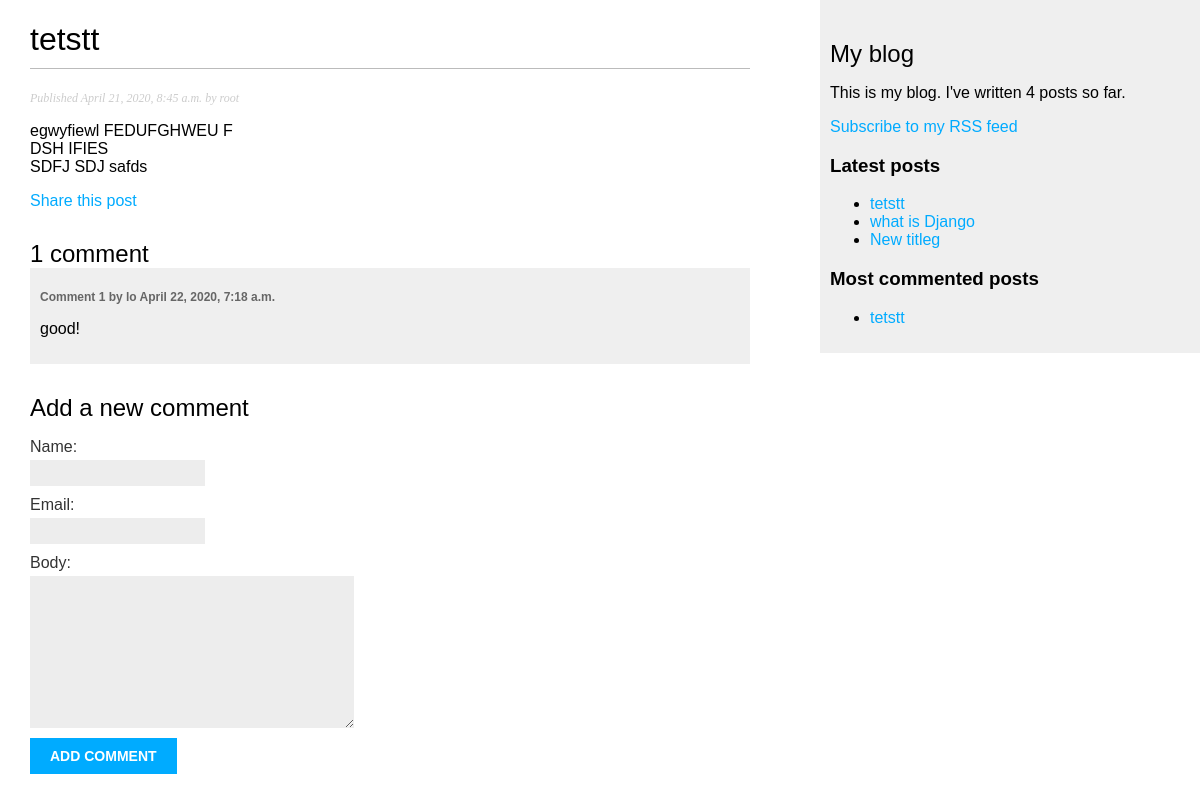
Screenshot of /blog/2020/4/21/tetstt/ with the database file from the repository.
### blog/models.py (models this page shows, shortened)
class Post(models.Model):
    STATUS_CHOICES = (
        ('draft', 'Draft'),
        ('published', 'Published'),
    )
    title = models.CharField(max_length=250)
    slug = models.SlugField(max_length=250,
                            unique_for_date='publish')
    author = models.ForeignKey(User,
                               on_delete=models.CASCADE,
                               related_name='blog_posts')
    body = models.TextField()
    publish = models.DateTimeField(default=timezone.now)
    created = models.DateTimeField(auto_now_add=True)
    updated = models.DateTimeField(auto_now=True)
    status = models.CharField(max_length=10,
                              choices=STATUS_CHOICES,
                              default='draft')
    objects = models.Manager()      # The default manager.
    published = PublishedManager()  # Our custom manager.
    tags = TaggableManager()
    class Meta:
        ordering = ('-publish',)
    def get_absolute_url(self):
        return reverse('blog:post_detail',
                       args=[self.publish.year,
                             self.publish.month,
                             self.publish.day,
                             self.slug])

class Comment(models.Model):
    post = models.ForeignKey(Post,
                             on_delete=models.CASCADE,
                             related_name='comments')
    name = models.CharField(max_length=80)
    email = models.EmailField()
    body = models.TextField()
    created = models.DateTimeField(auto_now_add=True)
    updated = models.DateTimeField(auto_now=True)
    active = models.BooleanField(default=True)
    class Meta:
        ordering = ('created',)

### blog/views.py (the view)
# urls.py: path('<int:year>/<int:month>/<int:day>/<slug:post>/', views.post_detail, name='post_detail'),
def post_detail(request, year, month, day, post):
    post = get_object_or_404(Post, slug=post,
                                   status='published',
                                   publish__year=year,
                                   publish__month=month,
                                   publish__day=day)
    comments = post.comments.filter(active=True)
    new_comment = None
    if request.method == 'POST':
        comment_form = CommentForm(data=request.POST)
        if comment_form.is_valid():
            new_comment = comment_form.save(commit=False)
            new_comment.post = post
            new_comment.save()
    else:
        comment_form = CommentForm()
    return render(request,
                  'blog/post/detail.html',
                  {'post': post,
                   'comments': comments,
                   'new_comment': new_comment,
                   'comment_form': comment_form})

### blog/forms.py
class CommentForm(forms.ModelForm):
    class Meta:
        model = Comment
        fields = ('name', 'email', 'body')

### blog/models.py (called while the page is built)
    def get_queryset(self):
        return super(PublishedManager, self).get_queryset().filter(status='published')

### blog/templatetags/blog_tags.py (called while the page is built)
@register.simple_tag
def total_posts():
    return Post.published.count()

@register.inclusion_tag('blog/post/latest_posts.html')
def show_latest_posts(count=5):
    latest_posts = Post.published.order_by('-publish')[:count]
    return {'latest_posts': latest_posts}

@register.simple_tag
def get_most_commented_posts(count=5):
    return Post.published.annotate(
               total_comments=Count('comments')
           ).order_by('-total_comments')[:count]

### blog/templates/blog/post/detail.html (shortened to what this page needs)
{% extends "blog/base.html" %}
{% block content %}
  <h1>{{ post.title }}</h1>
  <p class="date">
    Published {{ post.publish }} by {{ post.author }}
  </p>
  {{ post.body|linebreaks }}
  <p>
    <a href="{% url "blog:post_share" post.id %}">
      Share this post
    </a>
  </p>
  {% with comments.count as total_comments %}
    <h2>
      {{ total_comments }} comment{{ total_comments|pluralize }}
    </h2>
  {% endwith %}
  {% for comment in comments %}
    <div class="comment">
      <p class="info">
        Comment {{ forloop.counter }} by {{ comment.name }}
        {{ comment.created }}
      </p>
      {{ comment.body|linebreaks }}
     </div>
    {% empty %}
    <p>There are no comments yet.</p>
  {% endfor %}
  {% if new_comment %}
    <h2>Your comment has been added.</h2>
  {% else %}
    <h2>Add a new comment</h2>
    <form action="." method="post">
      {{ comment_form.as_p }}
      <p><input type="submit" value="Add comment"></p>
    </form>
  {% endif %}
{% endblock %}

### blog/templates/blog/base.html (shortened to what this page needs)
{% load blog_tags %}
{% load static %}
<!DOCTYPE html>
<html>
<head>
  <link href="{% static "css/blog.css" %}" rel="stylesheet">
</head>
<body>
  <div id="content">
    {% block content %}
    {% endblock %}
  </div>
  <div id="sidebar">
    <h2>My blog</h2>
    <p>This is my blog. I've written {% total_posts %} posts so far.</p>
    <p><a href="{% url "blog:post_feed" %}">Subscribe to my RSS feed</a></p>
    <h3>Latest posts</h3>
    {% show_latest_posts 3 %}
    <h3>Most commented posts</h3>
    {% get_most_commented_posts 1 as most_commented_posts %}
    <ul>
    {% for post in most_commented_posts %}
      <li>
        <a href="{{ post.get_absolute_url }}">{{ post.title }}</a>
      </li>
    {% endfor %}
    </ul>
  </div>
</body>
</html>

### blog/templates/blog/post/latest_posts.html
<ul>
{% for post in latest_posts %}
  <li>
    <a href="{{ post.get_absolute_url }}">{{ post.title }}</a>
  </li>
{% endfor %}
</ul>

### blog/static/css/blog.css (style rules this page uses)
body { margin:0; padding:0; font-family:helvetica, sans-serif; }
a { color:#00abff; text-decoration:none; }
h1 { font-weight:normal; border-bottom:1px solid #bbb; padding:0 0 10px 0; }
h2 { font-weight:normal; margin:30px 0 0; }
#content { float:left; width:60%; padding:0 0 0 30px; }
#sidebar { float:right; width:30%; padding:10px; background:#efefef; height:100%; }
p.date { color:#ccc; font-family: georgia, serif; font-size: 12px; font-style: italic; }
label { float:left; clear:both; color:#333; margin-bottom:4px; }
input, textarea { clear:both; float:left; margin:0 0 10px; background:#ededed; border:0; padding:6px 10px; font-size:12px; }
input[type=submit] { font-weight:bold; background:#00abff; color:#fff; padding:10px 20px; font-size:14px; text-transform:uppercase; }
.comment { padding:10px; }
.comment:nth-child(even) { background:#efefef; }
.comment .info { font-weight:bold; font-size:12px; color:#666; }

### rows the page displays
Post: title "tetstt", publish "April 21, 2020, 8:45 a.m.", author "root", body "egwyfiewl FEDUFGHWEU F DSH IFIES SDFJ SDJ safds"
Comment: name "lo", created "April 22, 2020, 7:18 a.m.", body "good!"
Post: title "what is Django"
Post: title "New titleg"

### other values shown
{{ total_comments }} "1"
